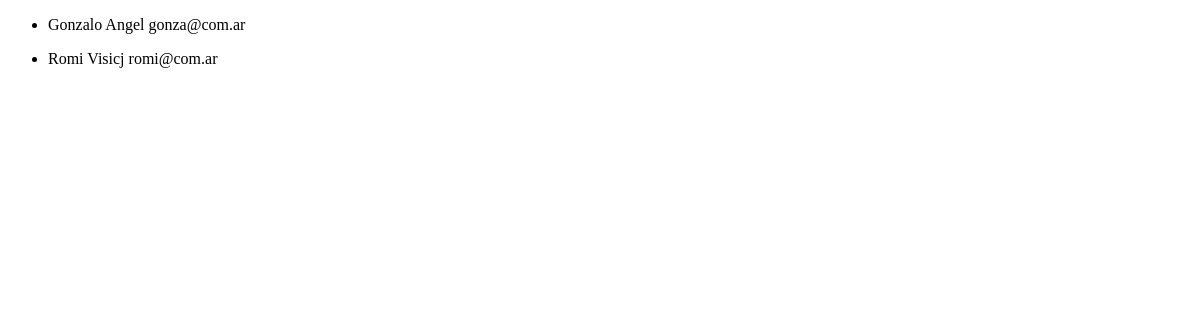
Page /estudiante/list on the earlier database version.
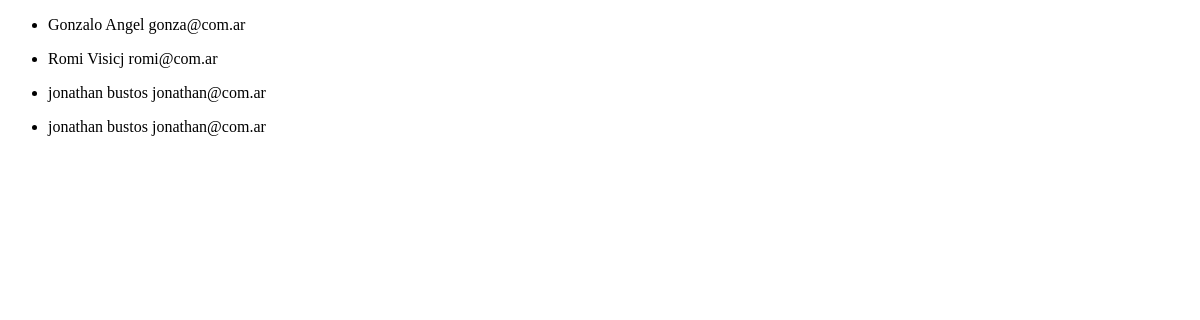
Same page on the later database version.
### core/models.py (models this page shows, shortened)
class Estudiante(models.Model):
    nombre= models.CharField(max_length= 30)
    apellido = models.CharField(max_length=30)
    email= models.EmailField()

### core/views.py (the view)
# urls.py: path('estudiante/list', views.estudiante_list, name="estudiante_list"),
def estudiante_list(request):
    consulta = models.Estudiante.objects.all()
    contexto = {"estudiantes": consulta}
    return render(request, "core/estudiante_list.html",contexto)

### core/templates/core/estudiante_list.html
{% extends 'core/base.html' %}
{% block contenido %}
    {% for estudiante in estudiantes  %}
        <ul>
            <li>
                {{ estudiante.nombre }}
                {{ estudiante.apellido }}
                {{ estudiante.email }}
            </li>
        </ul>
    {% endfor %}
{% endblock contenido %}

### core/templates/core/base.html (shortened to what this page needs)
<!DOCTYPE html>
<html lang="es">
<head>
</head>
<body>
    {% block contenido %}
    {% endblock contenido %}
</body>
</html>

Differences in the rows shown:
added Estudiante: nombre "jonathan", apellido "bustos", email "jonathan@com.ar"
added Estudiante: nombre "jonathan", apellido "bustos", email "jonathan@com.ar"
